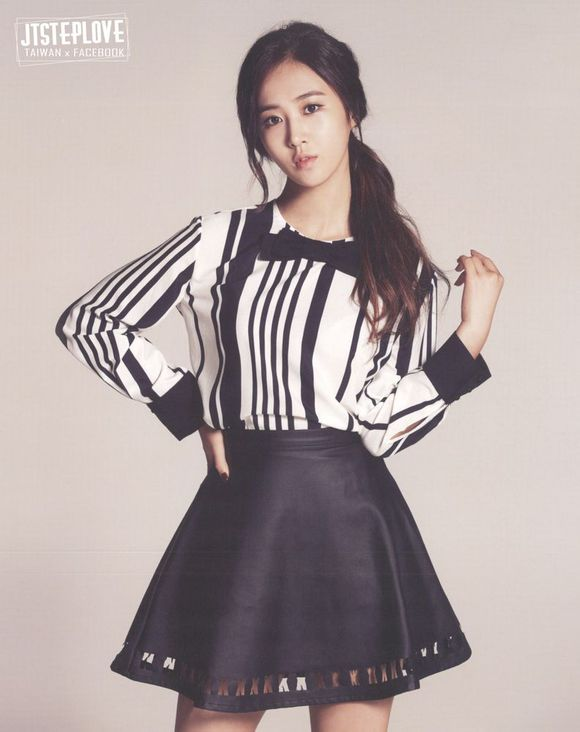
#> input picture linux/yuri.jpg, 580 x 732 px
$ python image_handle.py   (Python 2 division)
#> lines starting #> are read from the running program, lines starting #| are printed output that depends on the picture
#!/usr/bin/env python
# -*- coding: utf-8 -*-

#first string will be as module document comment
' a handle image module '
#module author
__author__ = 'jefby'

import Image
im=Image.open('yuri.jpg')
#> im is the input picture: PIL image 580x732 RGB; mean R, G, B 177.8, 165.5, 164.7
print im.format,im.size,im.mode
#| JPEG (580, 732) RGB
im.thumbnail((200,100))
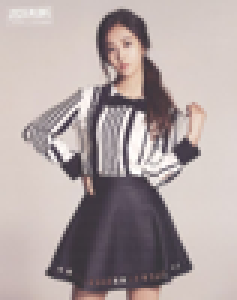
#> im: PIL image 79x100 RGB (shown 3 times larger); mean R, G, B 177.7, 165.5, 164.6
im.save('thumb.jpg','JPEG')
